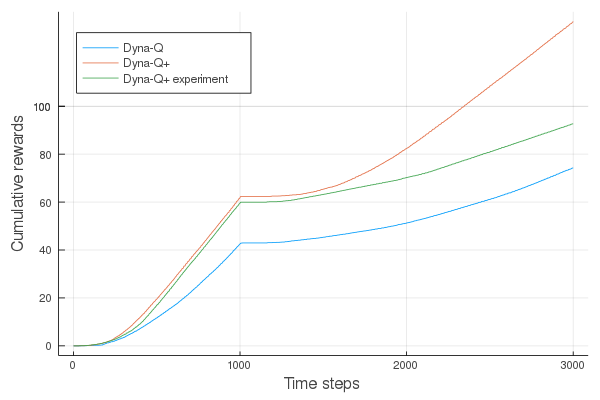

This chart was generated by the following Julia code:
using Random, Plots, Distributions, Statistics

# Example solution for exercise 8.4 using Julia 1.4.1
#
# In this exercise, I first reproduced example 8.2 with Dyna-Q and Dyna-Q+.
# Then I made the experiment based on this example. Let's call the experiment
# with name Dyna-Q+exp, The result shows Dyna-Q+exp is better than Dyna-Q and
# almost as good as Dyna-Q+ in the first 1000 steps. But after environment
# change, it can't catch up with Dyna-Q+.
#
# I think this is probably because Dyna-Q+ updates bonus directly in Q values,
# this makes it can quickly do exploration again after environment change. But
# Dyna-Q+exp only consider bonus when choose maximal Q, this will take longer
# time to do exploration than Dyna-Q+. In other words, the bonus is not
# 'accumulated' in Q value for Dyna-Q+exp.
#
# By @burmecia at GitHub, 12 May 2020
#
# Python reference code for example 8.2:
# https://github.com/ShangtongZhang/reinforcement-learning-an-introduction/blob/master/chapter08/maze.py
#

α, ε, γ = 1.0, 0.1, 0.95

# n-step planning
n = 10

# maximum step numbers
max_steps = 3000

# grid world map, origin (1,1) is at the bottom left
rows, cols = 6, 9
start, goal = [1, 4], [6, 9]
barrier = [[3, c] for c = 1:8]  # barrier
new_barrier = [[3, c] for c = 2:9]  # new barrier

# full action list
actions = ("N", "E", "S", "W")
act_len = length(actions)

# global Q array: (state, action)
Q = Array{Float64}

# model: element is (state, reward, timestamp)
Model = Array{Tuple{Tuple{Int64,Int64},Float64,Int64}}

# choose action using ε-greedy policy
function choose_action(s, steps, k, experiment)
    if rand() >= ε
        a = Q[s..., :]
        if experiment
            # Q(S, a) + bonus
            a += [k * sqrt(steps - i[3]) for i in Model[s..., :]]
        end
        max_q = maximum(a)
        sample(filter(x -> x[2] == max_q, collect(enumerate(a))))[1]
    else
        rand(1:act_len)
    end
end

# take action, observe the next state and reward
function next_state(s, a)
    s′ = copy(s)
    if a == 1
        s′[1] += 1  # north
    elseif a == 2
        s′[2] += 1  # east
    elseif a == 3
        s′[1] -= 1  # south
    elseif a == 4
        s′[2] -= 1  # west
    end

    # if agent hits barrier, leave its position unchanged
    if s′ in barrier
        s′ = copy(s)
    end

    # if agent is off the grid, leave its position unchanged
    s′[1] = clamp(s′[1], 1, rows)
    s′[2] = clamp(s′[2], 1, cols)

    s′, s′ == goal ? 1.0 : 0.0
end

function game(; k = 0.0, experiment = false)
    global Q, Model, barrier

    # initialise Q, model and barrier
    Q = zeros(Float64, rows, cols, act_len)
    Model = [((0, 0), 0, 1) for r = 1:rows, c = 1:cols, a = 1:act_len]
    barrier = [[3, c] for c = 1:8]

    rewards = zeros(Float64, max_steps)
    steps, s = 1, start

    while steps < max_steps
        # take action, observe result
        a = choose_action(s, steps, k, experiment)
        s′, r = next_state(s, a)

        # upate Q[sa]
        sa = CartesianIndex(Tuple([s..., a]))
        Q[sa] += α * (r + γ * maximum(Q[s′..., :]) - Q[sa])

        # model learning
        # Note from footnote on page 168 from the book:
        # 1. actions that had never been tried before from a state were
        #    allowed to be considered
        # 2. the initial model for such actions was that they would lead back
        #    to the same state with a reward of zero
        if k > 0 && !experiment
            for i = 1:act_len
                if Model[s..., i][1][1] == 0
                    Model[s..., i] = (Tuple(s), 0, 1)
                end
            end
        end
        Model[sa] = (Tuple(s′), r, steps)

        # planning, sample experience from the model
        observed = filter(
            x -> Model[x...][1][1] > 0,
            collect(Iterators.product(1:rows, 1:cols, 1:act_len)),
        )
        for i in sample(observed, n)
            sa = CartesianIndex(i)
            s2′, r2, t = Model[sa]

            # adjust reward with elapsed time since last vist
            r2 += experiment ? 0.0 : k * sqrt(steps - t)

            Q[sa] += α * (r2 + γ * maximum(Q[s2′..., :]) - Q[sa])
        end

        s = s′

        # start a new episode if reached goal
        if s == goal
            s = start
        end

        # update acumulative rewards
        steps += 1
        rewards[steps] = rewards[steps-1] + r

        # set new barrier after 1000 steps
        if steps == 1000
            barrier = new_barrier
        end
    end

    rewards
end

function main()
    runs, k = 20, 1e-4
    rewards_dyna_q = zeros(Float64, runs, max_steps)
    rewards_dyna_qplus = zeros(Float64, runs, max_steps)
    rewards_dyna_qplus_exp = zeros(Float64, runs, max_steps)

    for i = 1:runs
        println("run $(i)")
        rewards_dyna_q[i, :] = game()
        rewards_dyna_qplus[i, :] = game(k = k)
        rewards_dyna_qplus_exp[i, :] = game(k = k, experiment = true)
    end

    rewards_dyna_q = mean(rewards_dyna_q, dims = 1)
    rewards_dyna_qplus = mean(rewards_dyna_qplus, dims = 1)
    rewards_dyna_qplus_exp = mean(rewards_dyna_qplus_exp, dims = 1)

    p = plot(
        xlabel = "Time steps",
        ylabel = "Cumulative rewards",
        legend = :topleft,
    )
    plot!(p, rewards_dyna_q[1, :], label = "Dyna-Q")
    plot!(p, rewards_dyna_qplus[1, :], label = "Dyna-Q+")
    plot!(p, rewards_dyna_qplus_exp[1, :], label = "Dyna-Q+ experiment")
end

# uncomment the main function below to start learning
#main()
